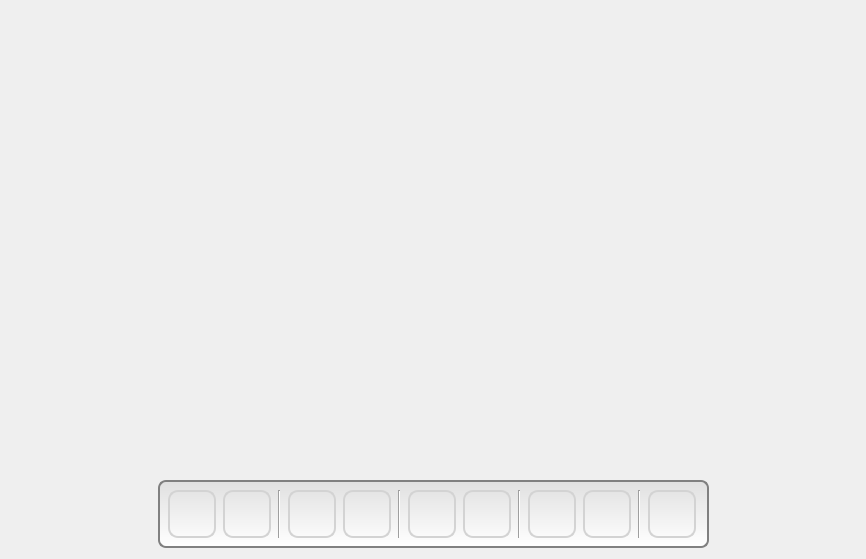
<?xml version="1.0" encoding="UTF-8"?>
<ui version="4.0">
 <class>ImageDlg</class>
 <widget class="QDialog" name="ImageDlg">
  <property name="geometry">
   <rect>
    <x>0</x>
    <y>0</y>
    <width>866</width>
    <height>559</height>
   </rect>
  </property>
  <property name="minimumSize">
   <size>
    <width>0</width>
    <height>0</height>
   </size>
  </property>
  <property name="styleSheet">
   <string notr="true">QGroupBox 
{
	background-color: qlineargradient(x1: 0, y1: 0, x2: 0, y2: 1, stop: 0 #E0E0E0, stop: 1 #FFFFFF);
	border: 2px solid gray;
	border-radius: 8px;
}
</string>
  </property>
  <layout class="QGridLayout" name="gridLayout">
   <item row="0" column="0">
    <spacer name="verticalSpacer">
     <property name="orientation">
      <enum>Qt::Vertical</enum>
     </property>
     <property name="sizeHint" stdset="0">
      <size>
       <width>20</width>
       <height>462</height>
      </size>
     </property>
    </spacer>
   </item>
   <item row="1" column="0">
    <layout class="QHBoxLayout" name="horizontalLayout">
     <item>
      <spacer name="horizontalSpacer1">
       <property name="orientation">
        <enum>Qt::Horizontal</enum>
       </property>
       <property name="sizeHint" stdset="0">
        <size>
         <width>40</width>
         <height>20</height>
        </size>
       </property>
      </spacer>
     </item>
     <item>
      <widget class="QGroupBox" name="gbNavigation">
       <property name="minimumSize">
        <size>
         <width>551</width>
         <height>68</height>
        </size>
       </property>
       <property name="maximumSize">
        <size>
         <width>551</width>
         <height>68</height>
        </size>
       </property>
       <property name="styleSheet">
        <string notr="true"/>
       </property>
       <property name="title">
        <string/>
       </property>
       <widget class="QToolButton" name="tbZoomOut">
        <property name="geometry">
         <rect>
          <x>65</x>
          <y>10</y>
          <width>48</width>
          <height>48</height>
         </rect>
        </property>
        <property name="minimumSize">
         <size>
          <width>48</width>
          <height>48</height>
         </size>
        </property>
        <property name="maximumSize">
         <size>
          <width>48</width>
          <height>48</height>
         </size>
        </property>
        <property name="styleSheet">
         <string notr="true">QToolButton
{
        border-image: url(:/imageviewerdlg/Icon/imageviewerdlg/zoom-out.png);
	background:transparent;
	border: 2px solid lightgray;
	border-radius: 10px;
}

QToolButton::hover
{
	background: qlineargradient(x1: 0, y1: 0, x2: 0, y2: 1,  
                                 stop: 0 #758385, stop: 0.5 #122C39,  
                                 stop: 1.0 #0E7788);  

    border-color: #11505C;
}

QToolButton::pressed
{
	background: qlineargradient(x1: 0, y1: 0, x2: 0, y2: 1,  
                                 stop: 0 #969B9C, stop: 0.5 #16354B,  
                                 stop: 1.0 #244F76);

	border-color: #11505C;
}

QToolTip
{
	background: #FFFFA0;
	border: 0px solid green;
    border-radius: 0px;
    padding: 0px;
}</string>
        </property>
        <property name="text">
         <string/>
        </property>
        <property name="icon">
         <iconset resource="icon.qrc">
          <normaloff>:/icon/zoom_out2.png</normaloff>:/icon/zoom_out2.png</iconset>
        </property>
        <property name="iconSize">
         <size>
          <width>40</width>
          <height>40</height>
         </size>
        </property>
       </widget>
       <widget class="QToolButton" name="tbZoomIn">
        <property name="geometry">
         <rect>
          <x>10</x>
          <y>10</y>
          <width>48</width>
          <height>48</height>
         </rect>
        </property>
        <property name="minimumSize">
         <size>
          <width>48</width>
          <height>48</height>
         </size>
        </property>
        <property name="maximumSize">
         <size>
          <width>48</width>
          <height>48</height>
         </size>
        </property>
        <property name="styleSheet">
         <string notr="true">QToolButton
{
        border-image: url(:/imageviewerdlg/Icon/imageviewerdlg/zoom-in.png);
	background:transparent;
	border: 2px solid lightgray;
	border-radius: 10px;
}

QToolButton::hover
{
	background: qlineargradient(x1: 0, y1: 0, x2: 0, y2: 1,  
                                 stop: 0 #758385, stop: 0.5 #122C39,  
                                 stop: 1.0 #0E7788);  

    border-color: #11505C;
}

QToolButton::pressed
{
	background: qlineargradient(x1: 0, y1: 0, x2: 0, y2: 1,  
                                 stop: 0 #969B9C, stop: 0.5 #16354B,  
                                 stop: 1.0 #244F76);

	border-color: #11505C;
}

QToolTip
{
	background: #FFFFA0;
	border: 0px solid green;
    border-radius: 0px;
    padding: 0px;
}</string>
        </property>
        <property name="text">
         <string/>
        </property>
        <property name="icon">
         <iconset resource="icon.qrc">
          <normaloff>:/icon/zoom_in2.png</normaloff>:/icon/zoom_in2.png</iconset>
        </property>
        <property name="iconSize">
         <size>
          <width>40</width>
          <height>40</height>
         </size>
        </property>
       </widget>
       <widget class="QToolButton" name="tbNavigationPrevious">
        <property name="geometry">
         <rect>
          <x>250</x>
          <y>10</y>
          <width>48</width>
          <height>48</height>
         </rect>
        </property>
        <property name="minimumSize">
         <size>
          <width>48</width>
          <height>48</height>
         </size>
        </property>
        <property name="maximumSize">
         <size>
          <width>48</width>
          <height>48</height>
         </size>
        </property>
        <property name="styleSheet">
         <string notr="true">QToolButton
{
        border-image: url(:/imageviewerdlg/Icon/imageviewerdlg/navigation-left.png);
	background:transparent;
	border: 2px solid lightgray;
	border-radius: 10px;
}

QToolButton::hover
{
	background: qlineargradient(x1: 0, y1: 0, x2: 0, y2: 1,  
                                 stop: 0 #758385, stop: 0.5 #122C39,  
                                 stop: 1.0 #0E7788);  

    border-color: #11505C;
}

QToolButton::pressed
{
	background: qlineargradient(x1: 0, y1: 0, x2: 0, y2: 1,  
                                 stop: 0 #969B9C, stop: 0.5 #16354B,  
                                 stop: 1.0 #244F76);

	border-color: #11505C;
}

QToolTip
{
	background: #FFFFA0;
	border: 0px solid green;
    border-radius: 0px;
    padding: 0px;
}</string>
        </property>
        <property name="text">
         <string/>
        </property>
        <property name="icon">
         <iconset resource="icon.qrc">
          <normaloff>:/icon/zoom_pre.png</normaloff>:/icon/zoom_pre.png</iconset>
        </property>
        <property name="iconSize">
         <size>
          <width>40</width>
          <height>40</height>
         </size>
        </property>
       </widget>
       <widget class="QToolButton" name="tbNavigationNext">
        <property name="geometry">
         <rect>
          <x>305</x>
          <y>10</y>
          <width>48</width>
          <height>48</height>
         </rect>
        </property>
        <property name="minimumSize">
         <size>
          <width>48</width>
          <height>48</height>
         </size>
        </property>
        <property name="maximumSize">
         <size>
          <width>48</width>
          <height>48</height>
         </size>
        </property>
        <property name="styleSheet">
         <string notr="true">QToolButton
{
        border-image: url(:/imageviewerdlg/Icon/imageviewerdlg/navigation-right.png);
	background:transparent;
	border: 2px solid lightgray;
	border-radius: 10px;
}

QToolButton::hover
{
	background: qlineargradient(x1: 0, y1: 0, x2: 0, y2: 1,  
                                 stop: 0 #758385, stop: 0.5 #122C39,  
                                 stop: 1.0 #0E7788);  

    border-color: #11505C;
}

QToolButton::pressed
{
	background: qlineargradient(x1: 0, y1: 0, x2: 0, y2: 1,  
                                 stop: 0 #969B9C, stop: 0.5 #16354B,  
                                 stop: 1.0 #244F76);

	border-color: #11505C;
}

QToolTip
{
	background: #FFFFA0;
	border: 0px solid green;
    border-radius: 0px;
    padding: 0px;
}</string>
        </property>
        <property name="text">
         <string/>
        </property>
        <property name="icon">
         <iconset resource="icon.qrc">
          <normaloff>:/icon/zoom_next.png</normaloff>:/icon/zoom_next.png</iconset>
        </property>
        <property name="iconSize">
         <size>
          <width>40</width>
          <height>40</height>
         </size>
        </property>
       </widget>
       <widget class="QToolButton" name="tbRotateLeft">
        <property name="geometry">
         <rect>
          <x>370</x>
          <y>10</y>
          <width>48</width>
          <height>48</height>
         </rect>
        </property>
        <property name="minimumSize">
         <size>
          <width>48</width>
          <height>48</height>
         </size>
        </property>
        <property name="maximumSize">
         <size>
          <width>48</width>
          <height>48</height>
         </size>
        </property>
        <property name="styleSheet">
         <string notr="true">QToolButton
{
        border-image: url(:/imageviewerdlg/Icon/imageviewerdlg/rotate-ccw.png);
	background:transparent;
	border: 2px solid lightgray;
	border-radius: 10px;
}

QToolButton::hover
{
	background: qlineargradient(x1: 0, y1: 0, x2: 0, y2: 1,  
                                 stop: 0 #758385, stop: 0.5 #122C39,  
                                 stop: 1.0 #0E7788);  

    border-color: #11505C;
}

QToolButton::pressed
{
	background: qlineargradient(x1: 0, y1: 0, x2: 0, y2: 1,  
                                 stop: 0 #969B9C, stop: 0.5 #16354B,  
                                 stop: 1.0 #244F76);

	border-color: #11505C;
}

QToolTip
{
	background: #FFFFA0;
	border: 0px solid green;
    border-radius: 0px;
    padding: 0px;
}</string>
        </property>
        <property name="text">
         <string/>
        </property>
        <property name="icon">
         <iconset resource="icon.qrc">
          <normaloff>:/icon/zoom_roateleft.png.png</normaloff>:/icon/zoom_roateleft.png.png</iconset>
        </property>
        <property name="iconSize">
         <size>
          <width>40</width>
          <height>40</height>
         </size>
        </property>
       </widget>
       <widget class="QToolButton" name="tbRotateRight">
        <property name="geometry">
         <rect>
          <x>425</x>
          <y>10</y>
          <width>48</width>
          <height>48</height>
         </rect>
        </property>
        <property name="minimumSize">
         <size>
          <width>48</width>
          <height>48</height>
         </size>
        </property>
        <property name="maximumSize">
         <size>
          <width>48</width>
          <height>48</height>
         </size>
        </property>
        <property name="styleSheet">
         <string notr="true">QToolButton
{
        border-image: url(:/imageviewerdlg/Icon/imageviewerdlg/rotate-cw.png);
	background:transparent;
	border: 2px solid lightgray;
	border-radius: 10px;
}

QToolButton::hover
{
	background: qlineargradient(x1: 0, y1: 0, x2: 0, y2: 1,  
                                 stop: 0 #758385, stop: 0.5 #122C39,  
                                 stop: 1.0 #0E7788);  

    border-color: #11505C;
}

QToolButton::pressed
{
	background: qlineargradient(x1: 0, y1: 0, x2: 0, y2: 1,  
                                 stop: 0 #969B9C, stop: 0.5 #16354B,  
                                 stop: 1.0 #244F76);

	border-color: #11505C;
}

QToolTip
{
	background: #FFFFA0;
	border: 0px solid green;
    border-radius: 0px;
    padding: 0px;
}</string>
        </property>
        <property name="text">
         <string/>
        </property>
        <property name="icon">
         <iconset resource="icon.qrc">
          <normaloff>:/icon/zoom_roateright.png</normaloff>:/icon/zoom_roateright.png</iconset>
        </property>
        <property name="iconSize">
         <size>
          <width>40</width>
          <height>40</height>
         </size>
        </property>
       </widget>
       <widget class="QToolButton" name="tbFullScreenImage">
        <property name="geometry">
         <rect>
          <x>490</x>
          <y>10</y>
          <width>48</width>
          <height>48</height>
         </rect>
        </property>
        <property name="minimumSize">
         <size>
          <width>48</width>
          <height>48</height>
         </size>
        </property>
        <property name="maximumSize">
         <size>
          <width>48</width>
          <height>48</height>
         </size>
        </property>
        <property name="styleSheet">
         <string notr="true">QToolButton
{
        border-image: url(:/imageviewerdlg/Icon/imageviewerdlg/delete.png);
	background:transparent;
	border: 2px solid lightgray;
	border-radius: 10px;
}

QToolButton::hover
{
	background: qlineargradient(x1: 0, y1: 0, x2: 0, y2: 1,  
                                 stop: 0 #758385, stop: 0.5 #122C39,  
                                 stop: 1.0 #0E7788);  

    border-color: #11505C;
}

QToolButton::pressed
{
	background: qlineargradient(x1: 0, y1: 0, x2: 0, y2: 1,  
                                 stop: 0 #969B9C, stop: 0.5 #16354B,  
                                 stop: 1.0 #244F76);

	border-color: #11505C;
}

QToolTip
{
	background: #FFFFA0;
	border: 0px solid green;
    border-radius: 0px;
    padding: 0px;
}</string>
        </property>
        <property name="text">
         <string/>
        </property>
        <property name="icon">
         <iconset resource="icon.qrc">
          <normaloff>:/icon/zoom_fullscreen.png</normaloff>:/icon/zoom_fullscreen.png</iconset>
        </property>
        <property name="iconSize">
         <size>
          <width>40</width>
          <height>40</height>
         </size>
        </property>
       </widget>
       <widget class="Line" name="lnDelimiter4">
        <property name="geometry">
         <rect>
          <x>480</x>
          <y>10</y>
          <width>2</width>
          <height>48</height>
         </rect>
        </property>
        <property name="orientation">
         <enum>Qt::Vertical</enum>
        </property>
       </widget>
       <widget class="Line" name="lnDelimiter1">
        <property name="geometry">
         <rect>
          <x>120</x>
          <y>10</y>
          <width>2</width>
          <height>48</height>
         </rect>
        </property>
        <property name="styleSheet">
         <string notr="true"/>
        </property>
        <property name="orientation">
         <enum>Qt::Vertical</enum>
        </property>
       </widget>
       <widget class="Line" name="lnDelimiter3">
        <property name="geometry">
         <rect>
          <x>360</x>
          <y>10</y>
          <width>2</width>
          <height>48</height>
         </rect>
        </property>
        <property name="orientation">
         <enum>Qt::Vertical</enum>
        </property>
       </widget>
       <widget class="Line" name="lnDelimiter2">
        <property name="geometry">
         <rect>
          <x>240</x>
          <y>10</y>
          <width>2</width>
          <height>48</height>
         </rect>
        </property>
        <property name="styleSheet">
         <string notr="true"/>
        </property>
        <property name="orientation">
         <enum>Qt::Vertical</enum>
        </property>
       </widget>
       <widget class="QToolButton" name="tbZoomFix">
        <property name="geometry">
         <rect>
          <x>130</x>
          <y>10</y>
          <width>48</width>
          <height>48</height>
         </rect>
        </property>
        <property name="styleSheet">
         <string notr="true">QToolButton
{
        border-image: url(:/imageviewerdlg/Icon/imageviewerdlg/zoom-fix.png);
	background:transparent;
	border: 2px solid lightgray;
	border-radius: 10px;
}

QToolButton::hover
{
	background: qlineargradient(x1: 0, y1: 0, x2: 0, y2: 1,  
                                 stop: 0 #758385, stop: 0.5 #122C39,  
                                 stop: 1.0 #0E7788);  

    border-color: #11505C;
}

QToolButton::pressed
{
	background: qlineargradient(x1: 0, y1: 0, x2: 0, y2: 1,  
                                 stop: 0 #969B9C, stop: 0.5 #16354B,  
                                 stop: 1.0 #244F76);

	border-color: #11505C;
}

QToolTip
{
	background: #FFFFA0;
	border: 0px solid green;
    border-radius: 0px;
    padding: 0px;
}</string>
        </property>
        <property name="text">
         <string/>
        </property>
        <property name="icon">
         <iconset resource="icon.qrc">
          <normaloff>:/icon/zoom_fix.png</normaloff>:/icon/zoom_fix.png</iconset>
        </property>
        <property name="iconSize">
         <size>
          <width>40</width>
          <height>40</height>
         </size>
        </property>
       </widget>
       <widget class="QToolButton" name="tbZoomOriginal">
        <property name="geometry">
         <rect>
          <x>185</x>
          <y>10</y>
          <width>48</width>
          <height>48</height>
         </rect>
        </property>
        <property name="styleSheet">
         <string notr="true">QToolButton
{
        border-image: url(:/imageviewerdlg/Icon/imageviewerdlg/zoom-original.png);
	background:transparent;
	border: 2px solid lightgray;
	border-radius: 10px;
}

QToolButton::hover
{
	background: qlineargradient(x1: 0, y1: 0, x2: 0, y2: 1,  
                                 stop: 0 #758385, stop: 0.5 #122C39,  
                                 stop: 1.0 #0E7788);  

    border-color: #11505C;
}

QToolButton::pressed
{
	background: qlineargradient(x1: 0, y1: 0, x2: 0, y2: 1,  
                                 stop: 0 #969B9C, stop: 0.5 #16354B,  
                                 stop: 1.0 #244F76);

	border-color: #11505C;
}

QToolTip
{
	background: #FFFFA0;
	border: 0px solid green;
    border-radius: 0px;
    padding: 0px;
}</string>
        </property>
        <property name="text">
         <string/>
        </property>
        <property name="icon">
         <iconset resource="icon.qrc">
          <normaloff>:/icon/zoom_original.png</normaloff>:/icon/zoom_original.png</iconset>
        </property>
        <property name="iconSize">
         <size>
          <width>40</width>
          <height>40</height>
         </size>
        </property>
       </widget>
       <zorder>tbZoomOut</zorder>
       <zorder>tbZoomIn</zorder>
       <zorder>tbNavigationPrevious</zorder>
       <zorder>tbNavigationNext</zorder>
       <zorder>tbRotateLeft</zorder>
       <zorder>tbRotateRight</zorder>
       <zorder>tbFullScreenImage</zorder>
       <zorder>lnDelimiter4</zorder>
       <zorder>lnDelimiter3</zorder>
       <zorder>lnDelimiter1</zorder>
       <zorder>lnDelimiter2</zorder>
       <zorder>tbZoomFix</zorder>
       <zorder>tbZoomOriginal</zorder>
      </widget>
     </item>
     <item>
      <spacer name="horizontalSpacer2">
       <property name="orientation">
        <enum>Qt::Horizontal</enum>
       </property>
       <property name="sizeHint" stdset="0">
        <size>
         <width>40</width>
         <height>20</height>
        </size>
       </property>
      </spacer>
     </item>
    </layout>
   </item>
  </layout>
 </widget>
 <resources>
  <include location="icon.qrc"/>
 </resources>
 <connections/>
</ui>
